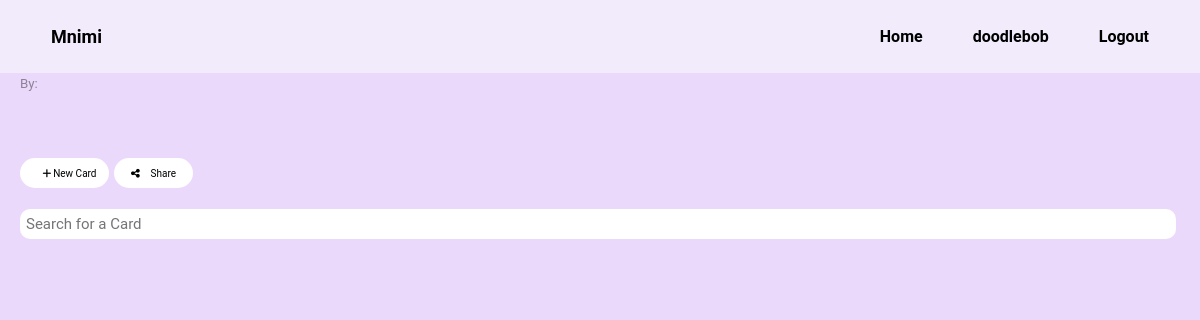
/deck/406/ (signed in), run on an earlier commit of the app's database.
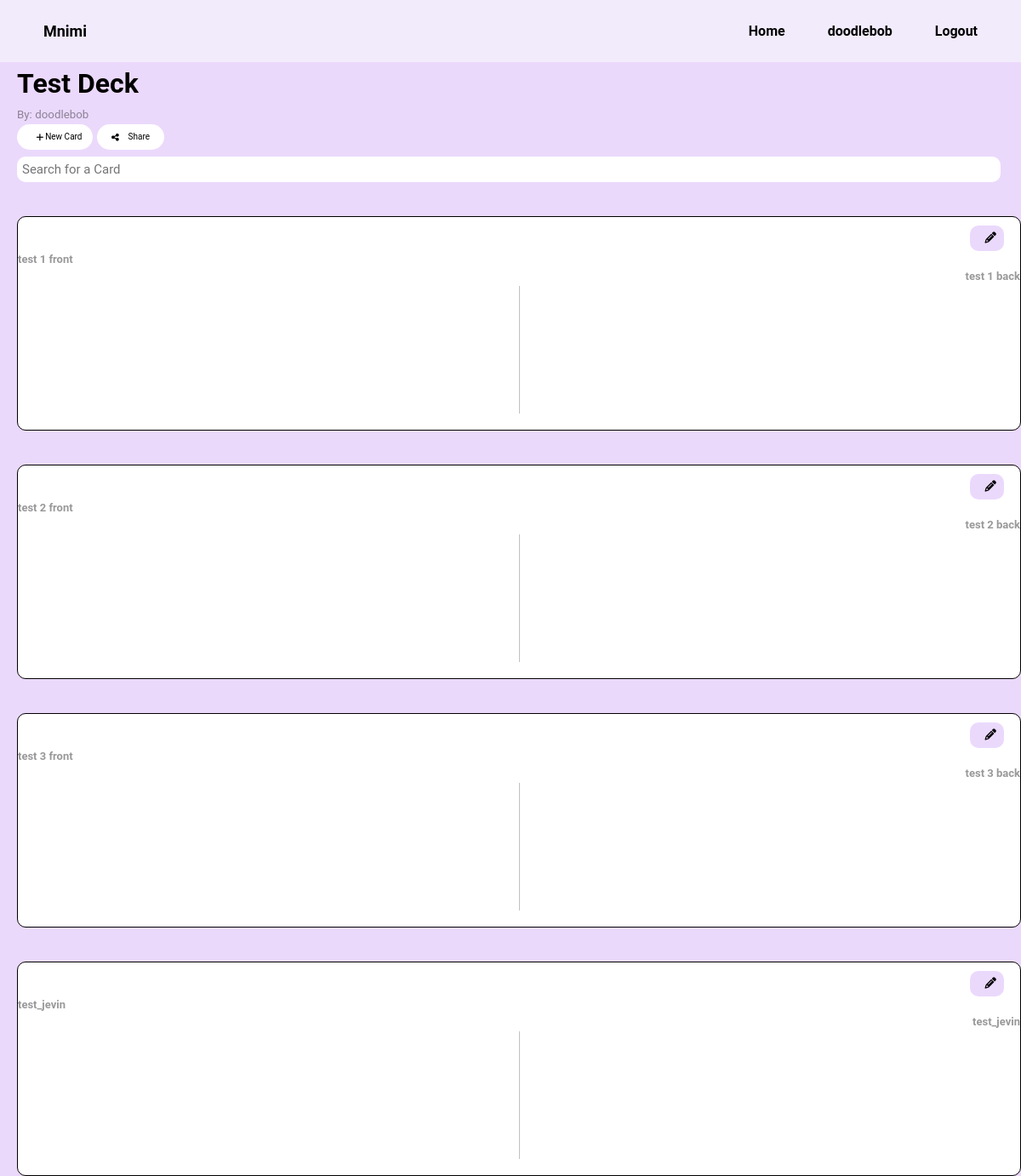
And on a later commit of the database.
### app/models.py (models this page shows, shortened)
class Deck(models.Model):
    id = models.AutoField(primary_key=True)
    user_account =  models.ForeignKey(User, on_delete=models.DO_NOTHING)
    creator_username = models.CharField(blank=False, max_length=50)
    deckName = models.CharField(blank=False, max_length=50)
    dateCreated = models.DateField(null=True, blank=True)
    isFavourite = models.BooleanField(default=False)
    editable = models.BooleanField(default=False)
    cardCount = models.IntegerField(default=0)
    def getDeck(deck_ID, user_ID):
        try:
            deck = Deck.objects.get(id = deck_ID, user_account__id = user_ID)
        except ObjectDoesNotExist:
            deck = False
        return deck

class Card(models.Model):
    id = models.AutoField(primary_key=True)
    deck = models.ForeignKey(Deck, on_delete = models.DO_NOTHING)
    front_text = models.CharField(max_length=280)
    back_text = models.CharField(max_length=280)
    front_Img = models.ImageField(upload_to='images/', null=True, blank=True)
    back_Img = models.ImageField(upload_to='images/', null=True, blank=True)
    def getDecksCards(deck_ID):
        try:
            cards = Card.objects.filter(deck__id = deck_ID)
        except ObjectDoesNotExist:
            cards = False
        return cards

### app/views.py (the view)
# urls.py: path('deck/<int:deckId>/', views.deck, name='deck'),
@login_required
def deck(request, deckId):
    deck = Deck.getDeck(deckId, request.user.id)
    if deck == False:
        deck = "Deck does not exist!"
    if request.method == 'POST':
        form = CardForm(request.POST, request.FILES)
        if form.is_valid():
            Card.createCard(deck, form.cleaned_data, request.user)
            return HttpResponseRedirect(f"/deck/{deckId}")
    else:
        form = CardForm()
    deckCards = Card.getDecksCards(deckId)
    if deckCards == False:
        deckCards = "Deck does not exist!"
    context = {
        "deck": deck,
        "deckCards": deckCards,
        "form": form,
    }
    template_name = "app/deck.html"
    return render(request, template_name, context)

### app/forms.py
class CardForm(forms.Form):
    frontText = forms.CharField(label="Front Text", max_length=280)
    frontImg = forms.FileField(label="Front Image", required=False)
    backText = forms.CharField(label="Back Text", max_length=280)
    backImg = forms.FileField(label="Back Image", required=False)

### templates/app/deck.html (shortened to what this page needs)
{% extends "base.html" %} {% load static %}  {% block content %}
<link rel="stylesheet" type="text/css" href="{% static 'css/main.css' %}" />
<div class="deckpage">
    <div class="header">
        <h1>{{deck.deckName}}</h1>
        <p class="creator">By: {{deck.creator_username}}</p>
    </div>
    <div class="deckpage__buttons">
        <button class="deckpage__buttons trigger"><i class="fa-solid fa-plus"></i>New Card</button>
        <button class="deckpage__buttons"><i class="fa-solid fa-share-nodes"></i>Share</button>
    </div>
    <div class="search">
        <input type="text" class="searching" placeholder="Search for a Card">
    </div>
    <div class="card_compenents">
        {% for card in deckCards %}
        {% include 'components/card.html' %}
        {% endfor %}
    </div>
</div>
{% endblock content%}

### templates/components/card.html (shortened to what this page needs)
<div class="card">
    <button class="card_edit_button"><i class="fa-solid fa-pencil"></i></button>
    <h1 class="card_question">{{card.front_text}}</h1>
    <h1 class="card_answer">{{card.back_text}}</h1>
</div>

What changed in the data, as far as the page shows it:
added Deck: deckName "Test Deck", creator_username "doodlebob"
added Card: front_text "test 1 front", back_text "test 1 back"
added Card: front_text "test 2 front", back_text "test 2 back"
added Card: front_text "test 3 front", back_text "test 3 back"
added Card: front_text "test_jevin", back_text "test_jevin"
